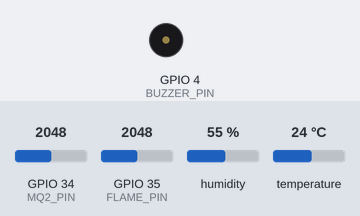
Bench run of a sketch on a simulated ESP32. Shown: buzzer (waves = sounding, pin HIGH). The inputs (shaded band) are chosen by the test bench; at power-on: GPIO 35 (FLAME_PIN) = 2048, GPIO 34 (MQ2_PIN) = 2048, humidity 55 %, temperature 24 °C. WiFi joins after 1.5 s; servers stay silent unless stated; random numbers use the default seed unless the sketch sets one; no MQTT or app messages arrive unless stated; what the sketch prints to the serial monitor is not drawn.

Above: at 2.7 s.
2.8 s: GPIO 35 (FLAME_PIN) set to 2466
4.5 s: GPIO 35 (FLAME_PIN) set to 2538
At 7.4 s:
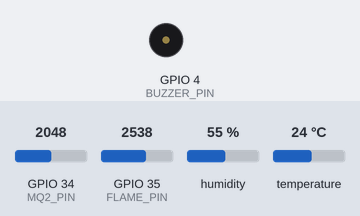
14.2 s: GPIO 35 (FLAME_PIN) set to 2460
At 17.0 s:
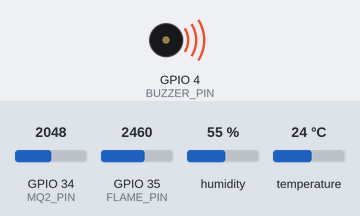
17.3 s: GPIO 35 (FLAME_PIN) set to 2540
At 20.1 s:
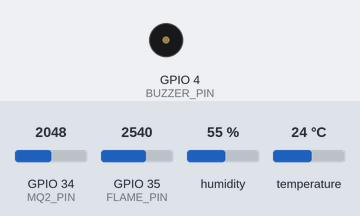
Timing chart, 0 to 21.4 s (numbered marks = the images above; inputs shaded):
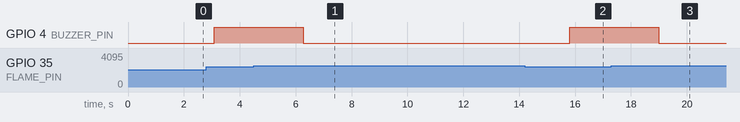

The sketch:

fire_alarm.ino
```cpp
#include "DHTesp.h"
#include <PubSubClient.h>
#include <WiFiClientSecure.h>
#include <ArduinoJson.h>
#include <WiFi.h>

#define FLAME_PIN 35 // Pin kết nối với cảm biến lửa
#define BUZZER_PIN 4 // Pin kết nối với buzzer
#define DHTPIN 15         // Chân GPIO cho Data của DHT
#define DHTTYPE DHT11     // Chọn loại DHT11 hoặc DHT22
#define MQ2_PIN 34

DHTesp dht;

const char* ssid = "iPhone (110)";   //Wifi connect
const char* password = "88888888";   //Password

const char* mqtt_server = "c9a71105d0a84229921d5cf0df2c9b2d.s1.eu.hivemq.cloud";
const int mqtt_port = 8883;
const char* mqtt_username = "hoangduy"; //User
const char* mqtt_password = "Duy@12345"; //Password

WiFiClientSecure espClient;
PubSubClient client(espClient);
const char* device_id = "DEVICE_001";

void setup_wifi() {
  Serial.print("Connecting to ");
  Serial.println(ssid);
  WiFi.begin(ssid, password);
  while (WiFi.status() != WL_CONNECTED) {
    delay(500);
    Serial.print(".");
  }
  Serial.println("WiFi connected");
  Serial.println("IP address: ");
  Serial.println(WiFi.localIP());
}

void reconnect() {
  while (!client.connected()) {
    Serial.print("Attempting MQTT connection...");
    String clientID =  "ESPClient-" + String(random(0xffff), HEX);
    if (client.connect(clientID.c_str(), mqtt_username, mqtt_password)) {
      Serial.println("connected");
      client.subscribe("esp32/client");
    } else {
      Serial.print("failed, rc=");
      Serial.print(client.state());
      Serial.println(" try again in 5 seconds");
      delay(5000);
    }
  }
}

void callback(char* topic, byte* payload, unsigned int length) {
  String incomingMessage = "";
  for (int i = 0; i < length; i++) {
    incomingMessage += (char)payload[i];
  }
  Serial.println("Message arrived [" + String(topic) + "] " + incomingMessage);

  DynamicJsonDocument doc(512);
  DeserializationError error = deserializeJson(doc, incomingMessage);

  if (error) {
    Serial.print("Error parsing JSON: ");
    Serial.println(error.f_str());
    return;
  }

  // Extract fields
  String deviceId = doc["device_id"].as<String>();
  String status = doc["status"].as<String>();

  // Kiểm tra device_id
  if (deviceId == device_id) {
    if (status == "1") {
      Serial.println("Fire detected! Activating buzzer...");
      digitalWrite(BUZZER_PIN, HIGH); // Bật buzzer
      publishMessage("esp32/buzzer", "{\"device_id\":\"" + deviceId + "\",\"status\":\"fire_detected\"}", true);
    } else if (status == "0") {
      Serial.println("Fire reset! Deactivating buzzer...");
      digitalWrite(BUZZER_PIN, LOW); // Tắt buzzer
      publishMessage("esp32/buzzer", "{\"device_id\":\"" + deviceId + "\",\"status\":\"normal\"}", true);
    } else {
      Serial.println("Unknown action: " + status);
    }
  } else {
    Serial.println("Message not for this device. Ignored.");
  }

}

void publishMessage(const char* topic, String payload, boolean retained){
  if(client.publish(topic, payload.c_str(), true))
    Serial.println("Message published ["+String(topic)+"]: "+payload);
}

void setup() {
  pinMode(FLAME_PIN, INPUT);
  pinMode(BUZZER_PIN, OUTPUT);
  pinMode(MQ2_PIN, INPUT);
  Serial.begin(9600);
  dht.setup(DHTPIN, DHTesp::DHT11);
  setup_wifi();
  espClient.setInsecure();
  client.setServer(mqtt_server, mqtt_port);
  client.setCallback(callback);
}

unsigned long timeUpdata=millis();

void loop() {

  if (!client.connected()) {
      reconnect();
  }
    client.loop();

  if (millis() - timeUpdata > 2000) {
    delay(dht.getMinimumSamplingPeriod());
    float h = dht.getHumidity();
    float t = dht.getTemperature();

    DynamicJsonDocument doc(1024);
    doc["device_id"] = device_id;
    doc["humidity"] = h;
    doc["temperature"] = t;
    char mqtt_message[128];
    serializeJson(doc, mqtt_message);
    publishMessage("esp32/dht11", mqtt_message, true);

    int mq2Value = analogRead(MQ2_PIN);  // Đọc giá trị từ MQ-2
    Serial.print("MQ-2 Sensor Value: ");
    Serial.println(mq2Value);
    int flameValue = analogRead(FLAME_PIN); // Đọc giá trị từ cảm biến lửa
    Serial.print("Cảm biến lửa: ");
    Serial.println(flameValue);// In giá trị cảm biến ra serial monitor
    if (flameValue < 2500 || mq2Value > 2200 ) { // Nếu cảm biến phát hiện có lửa hoặc có khói
      digitalWrite(BUZZER_PIN, HIGH); // Bật buzzer
      DynamicJsonDocument alertDoc(1024);
      alertDoc["device_id"] = device_id;
      alertDoc["status"] = "fire_detected";
      char alert_message[128];
      serializeJson(alertDoc, alert_message);
      publishMessage("esp32/buzzer", alert_message, true);
    } else {
      digitalWrite(BUZZER_PIN, LOW); // Tắt buzzer
      DynamicJsonDocument alertDoc(1024);
      alertDoc["device_id"] = device_id;
      alertDoc["status"] = "normal"; // Trạng thái bình thường
      char alert_message[128];
      serializeJson(alertDoc, alert_message);
      publishMessage("esp32/buzzer", alert_message, true);
    }
    timeUpdata = millis();
  }

}
```

Measured:
- after the input at 4.5 s, GPIO 4 (BUZZER_PIN): HIGH → LOW after 1.8 s
- after the input at 14.2 s, GPIO 4 (BUZZER_PIN): LOW → HIGH after 1.6 s
- after the input at 17.3 s, GPIO 4 (BUZZER_PIN): HIGH → LOW after 1.7 s
